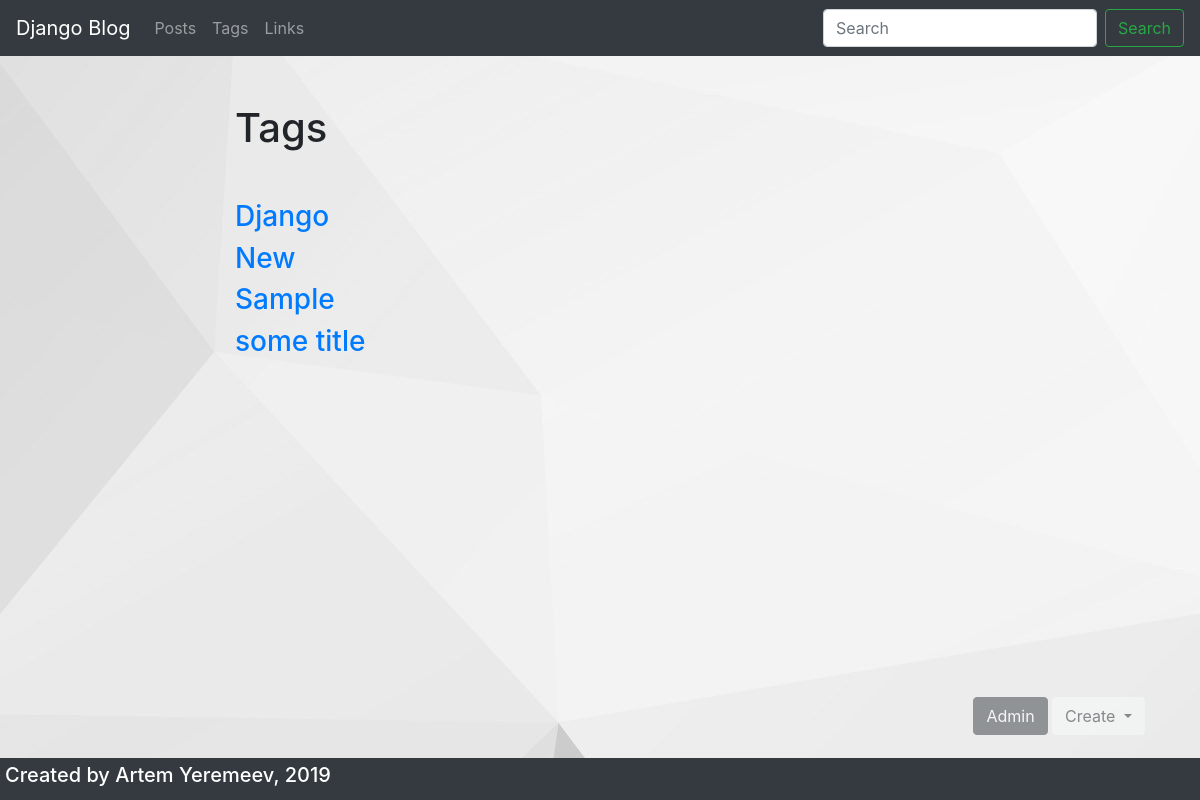
The page /main/tags/ (signed in) on the database its author committed.
### main/models.py (models this page shows, shortened)
class Tag(models.Model):
    title = models.CharField(max_length=50)
    slug = models.SlugField(max_length=50, unique=True)
    def get_absolute_url(self):
        return reverse('tag_detail_url', kwargs={'slug': self.slug})
    class Meta:
        ordering = ['title']

### main/views.py (the view)
# urls.py: path('tags/', tags_list, name='tags_list_url'),
def tags_list(request):
    tags = Tag.objects.all()
    return render(request, 'main/tags_list.html', context={'tags': tags})

### main/templates/main/tags_list.html (shortened to what this page needs)
{% extends 'main/base_main.html' %}
{% block content %}
    <h1 class="mb-5">Tags</h1>
    {% for tag in tags %}
        <h3><a href="{{ tag.get_absolute_url }}">{{ tag.title }}</a></h3>
    {% endfor %}
{% endblock %}
{% block footer %}
    <footer>
        <div class="footer-tags">
            <h5>Created by Artem Yeremeev, 2019</h5>
        </div>
    </footer>
{% endblock %}

### static/css/styles.css (style rules this page uses)
.body { background: url("/static/img/sple.jpg"); }
.footer-tags { position: absolute; bottom: 0; padding: 5px; background: #343A40; color: white; width: 100% }

### rows shown on the page
Tag: title "Django"
Tag: title "New"
Tag: title "Sample"
Tag: title "some title"
